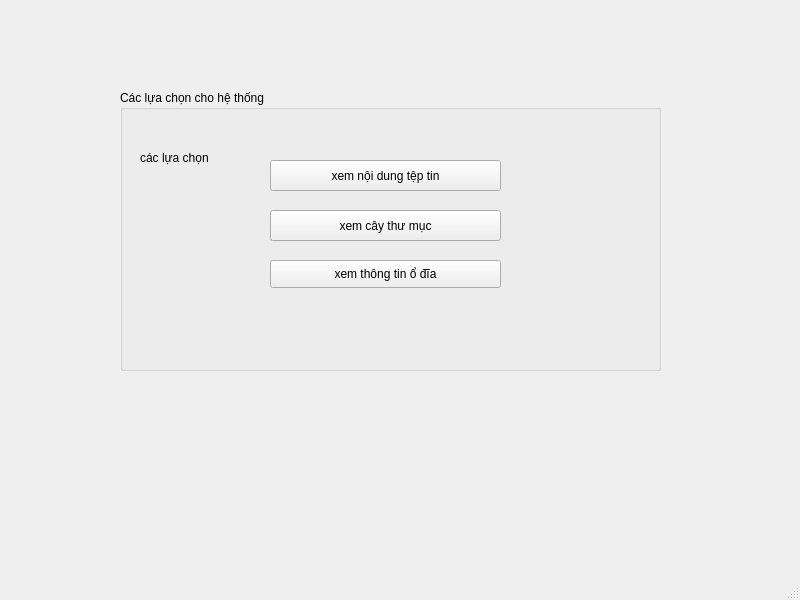
<?xml version="1.0" encoding="UTF-8"?>
<ui version="4.0">
 <class>MainWindow</class>
 <widget class="QMainWindow" name="MainWindow">
  <property name="geometry">
   <rect>
    <x>0</x>
    <y>0</y>
    <width>800</width>
    <height>600</height>
   </rect>
  </property>
  <property name="windowTitle">
   <string>MainWindow</string>
  </property>
  <widget class="QWidget" name="centralwidget">
   <widget class="QGroupBox" name="groupBox">
    <property name="geometry">
     <rect>
      <x>120</x>
      <y>90</y>
      <width>541</width>
      <height>281</height>
     </rect>
    </property>
    <property name="title">
     <string>Các lựa chọn cho hệ thống</string>
    </property>
    <widget class="QLabel" name="label">
     <property name="geometry">
      <rect>
       <x>20</x>
       <y>60</y>
       <width>81</width>
       <height>16</height>
      </rect>
     </property>
     <property name="text">
      <string>các lựa chọn</string>
     </property>
    </widget>
    <widget class="QPushButton" name="pushButton">
     <property name="geometry">
      <rect>
       <x>150</x>
       <y>70</y>
       <width>231</width>
       <height>31</height>
      </rect>
     </property>
     <property name="text">
      <string>xem nội dung tệp tin</string>
     </property>
    </widget>
    <widget class="QPushButton" name="pushButton_2">
     <property name="geometry">
      <rect>
       <x>150</x>
       <y>120</y>
       <width>231</width>
       <height>31</height>
      </rect>
     </property>
     <property name="text">
      <string>xem cây thư mục</string>
     </property>
    </widget>
    <widget class="QPushButton" name="pushButton_3">
     <property name="geometry">
      <rect>
       <x>150</x>
       <y>170</y>
       <width>231</width>
       <height>28</height>
      </rect>
     </property>
     <property name="text">
      <string>xem thông tin ổ đĩa</string>
     </property>
    </widget>
   </widget>
  </widget>
  <widget class="QMenuBar" name="menubar">
   <property name="geometry">
    <rect>
     <x>0</x>
     <y>0</y>
     <width>800</width>
     <height>26</height>
    </rect>
   </property>
  </widget>
  <widget class="QStatusBar" name="statusbar"/>
 </widget>
 <resources/>
 <connections/>
</ui>
